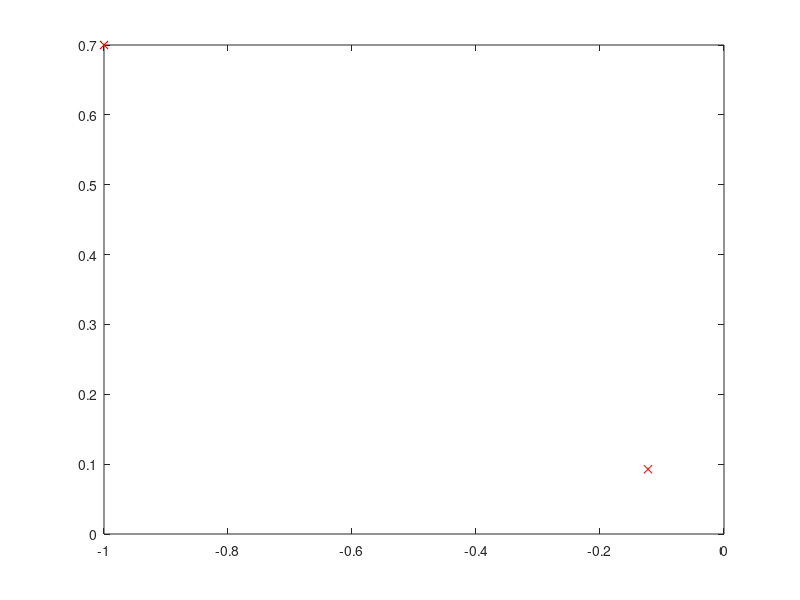

MATLAB code to generate this figure: (Note: this script raises an error after producing the figure.)
% Newton's Method
clear;
x0=[-1; 0.7];
x = x0;
all_x=x0;
step_size=0.1;
niters=0;
alpha=0.1;
beta=0.5;
while norm([exp(x(1)+3*x(2)-0.1)+exp(x(1)-3*x(2)-0.1)-exp(-x(1)-0.1); 3*exp(x(1)+3*x(2)-0.1)-3*exp(x(1)-3*x(2)-0.1)],2)>0.01
    grad_x = [exp(x(1)+3*x(2)-0.1)+exp(x(1)-3*x(2)-0.1)-exp(-x(1)-0.1); 3*exp(x(1)+3*x(2)-0.1)-3*exp(x(1)-3*x(2)-0.1)];
    h11_x = exp(x(1)+3*x(2)-0.1)+exp(x(1)-3*x(2)-0.1)+exp(-x(1)-0.1);
    h12_x = 3*exp(x(1)+3*x(2)-0.1)-3*exp(x(1)-3*x(2)-0.1);
    h21_x = h12_x;
    h22_x = 9*(exp(x(1)+3*x(2)-0.1)+exp(x(1)-3*x(2)-0.1));
    hess_x = [h11_x h12_x; h21_x h22_x];
    del_x = -pinv(hess_x)*grad_x;    
    d = del_x;
    t=1;
    x_dash = x+t*d;
    new_f=exp(x_dash(1)+3*x_dash(2)-0.1)+exp(x_dash(1)-3*x_dash(2)-0.1)+exp(-x_dash(1)-0.1);
    while new_f>exp(x(1)+3*x(2)-0.1)+exp(x(1)-3*x(2)-0.1)+exp(-x(1)-0.1)+alpha*t*del_x'*d
        t=beta*t;
        x_dash = x+t*d;
        new_f=exp(x_dash(1)+3*x_dash(2)-0.1)+exp(x_dash(1)-3*x_dash(2)-0.1)+exp(-x_dash(1)-0.1);
    end
    x = x+t*d;
    all_x = [all_x, x];
    niters=niters+1;
end
optval=exp(x(1)+3*x(2)-0.1)+exp(x(1)-3*x(2)-0.1)+exp(-x(1)-0.1);
best_x=x;

x = all_x;
plot(x(1,1),x(2,1),'rx')
hold on
for i = 2:niters
    plot(x(1,i),x(2,i),'rx')
    draw_line(x(:,i-1),x(:,i))
    hold on
end
grid;
title("Convergence plot for BLS with Newton's Method");

